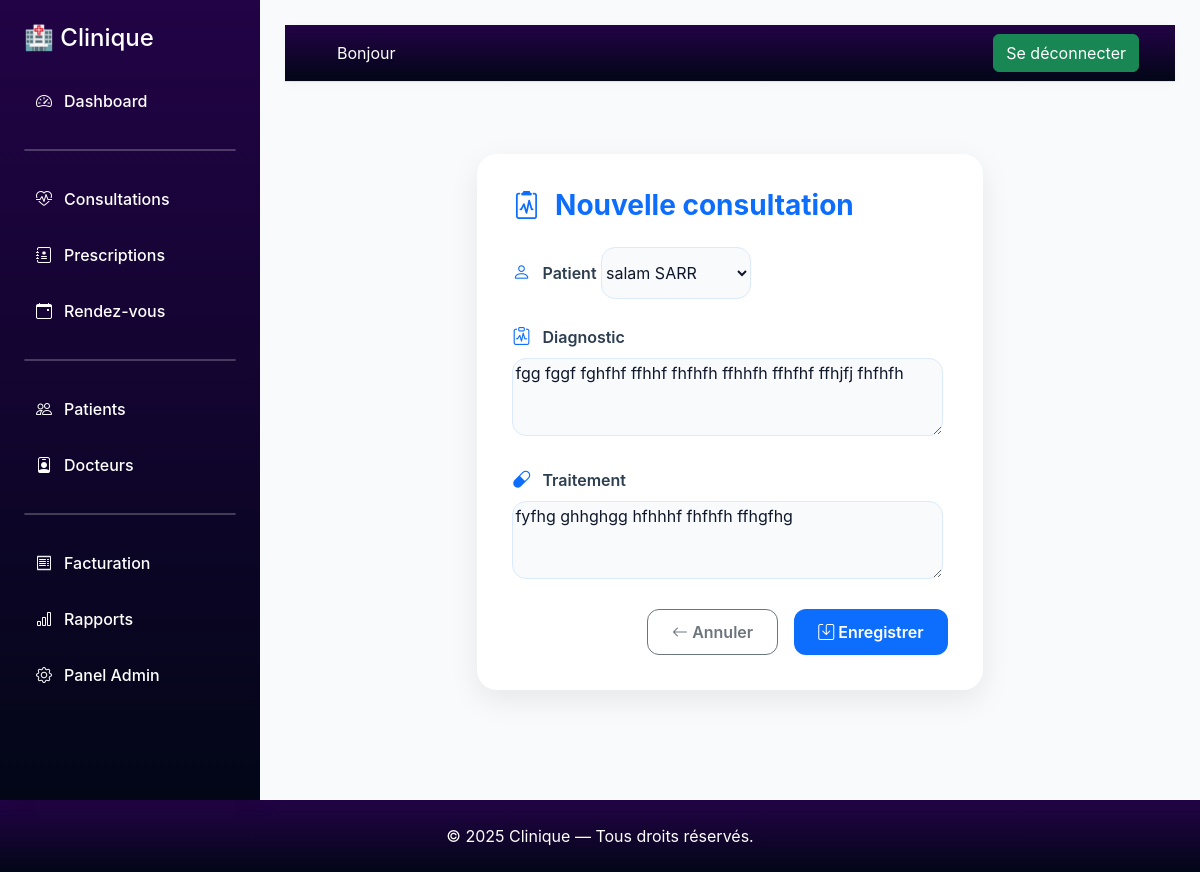
The page /consultations/modifier/2/ (signed in) on the database its author committed.
### consultations/models.py (models this page shows, shortened)
class Consultation(models.Model):
    patient = models.ForeignKey(
        Patient,
        on_delete=models.CASCADE,
        related_name='consultations'
    )
    medecin = models.ForeignKey(
        Medecin,
        on_delete=models.CASCADE,
        related_name='consultations'
    )
    date = models.DateTimeField(default=timezone.now)
    diagnostic = models.TextField()
    traitement = models.TextField()
    class Meta:
        ordering=['-date']

### consultations/views.py (the view)
class ConsultationActualiserView(BaseConsultationView, EditConsultation, UpdateView):
        pass

### consultations/forms.py
class ConsultationForm(forms.ModelForm):
    class Meta:
        model = Consultation
        fields = [ 'diagnostic', 'traitement', 'patient']
        widgets = {
            'diagnostic': forms.Textarea(attrs={'rows': 3}),
            'traitement': forms.Textarea(attrs={'rows': 3}),
        }

### consultations/views.py (called while the page is built)
    def dispatch(self, request, *args, **kwargs):
        if not hasattr(request.user, 'medecin'):
            raise PermissionDenied("acces reserve aux medecins")
        return super().dispatch(request, *args, **kwargs)

    def get_queryset(self):
        qs= super().get_queryset()
        return qs.filter(medecin__user=self.request.user)

### patient/models.py (called while the page is built)
    def __str__(self):
        return f"{self.prenom} {self.nom}"

### consultations/templates/consultation/consultation_form.html (shortened to what this page needs)
{% extends "dashboard.html" %}
{% block content %}
<link href="https://cdn.jsdelivr.net/npm/bootstrap-icons/font/bootstrap-icons.css" rel="stylesheet">
<div class="container py-5">
    <div class="col-lg-7 mx-auto">
        <div class="consultation-card">
            <h3 class="consultation-title mb-4">
                <i class="bi bi-clipboard2-pulse me-2"></i>
                Nouvelle consultation
            </h3>
            <form method="post">
                <div class="mb-4">
                    <label class="form-label">
                        <i class="bi bi-person input-icon"></i>
                        Patient
                    </label>
                    {{ form.patient }}
                </div>
                <div class="mb-4">
                    <label class="form-label">
                        <i class="bi bi-clipboard-pulse input-icon"></i>
                        Diagnostic
                    </label>
                    {{ form.diagnostic }}
                </div>
                <div class="mb-4">
                    <label class="form-label">
                        <i class="bi bi-capsule input-icon"></i>
                        Traitement
                    </label>
                    {{ form.traitement }}
                </div>
                <div class="d-flex justify-content-end gap-3 mt-4">
                    <a href="{% url 'consultations:list' %}"
                       class="btn btn-outline-secondary btn-cancel">
                        <i class="bi bi-arrow-left"></i>
                        Annuler
                    </a>
                    <button type="submit"
                            class="btn btn-submit text-white">
                        <i class="bi bi-save"></i>
                        Enregistrer
                    </button>
                </div>
            </form>
        </div>
    </div>
</div>
{% endblock %}

### static/css/base.css (style rules this page uses)
body { background:#f8fafc; color:#0f172a; font-family:"Inter",sans-serif; }
.form-control, select, textarea { background:#f8fafc !important; border: 1px solid #dbeafe !important; color:#0f172a !important; border-radius:14px; min-height:52px; transition:.3s; }
.form-label { color:#334155; font-weight:600; }
.btn-submit { background: linear-gradient(135deg,#3b82f6,#2563eb); border:none; border-radius:14px; color:white; font-weight:600; padding:12px 26px; transition:.3s; }

### comptes/templates/dashboard.html (style rules this page uses)
body { background-color: #f5f7fb; }

### consultations/templates/consultation/consultation_form.html (style rules this page uses)
.consultation-card { background: #ffffff; border-radius: 20px; padding: 35px; box-shadow: 0 10px 30px rgba(0,0,0,0.08); border: none; }
.consultation-title { font-weight: 700; color: #0d6efd; }
.form-label { font-weight: 600; color: #2c3e50; margin-bottom: 8px; }
.input-icon { color: #0d6efd; font-size: 18px; margin-right: 8px; }
.btn-submit { background: #0d6efd; border: none; border-radius: 12px; padding: 10px 24px; font-weight: 600; transition: .3s; }
.btn-cancel { border-radius: 12px; padding: 10px 24px; font-weight: 600; }

### rows shown on the page
Consultation: patient "salam SARR", diagnostic "fgg fggf fghfhf ffhhf fhfhfh ffhhfh ffhfhf ffhjfj fhfhfh", traitement "fyfhg ghhghgg hfhhhf fhfhfh ffhgfhg"
